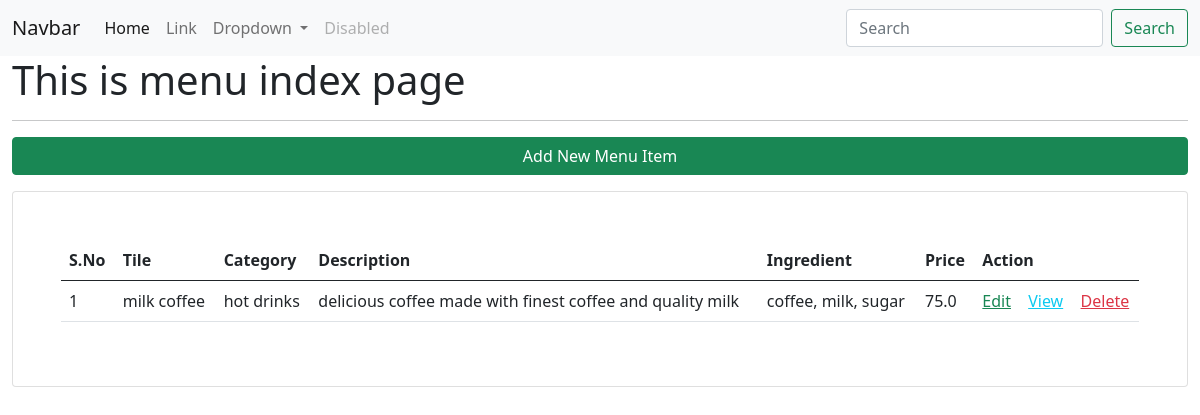
The app's page /menu/ with its own data.
### app_restro/models.py (models this page shows, shortened)
class MenuModel(models.Model):
    menu_title=models.CharField(max_length=100)
    category_id=models.ForeignKey(Category, on_delete=models.CASCADE)
    menu_desc=models.CharField(max_length=200)
    menu_img=models.FileField(upload_to="menu/images/", blank=True)
    menu_ingredient=models.CharField(max_length=200)
    menu_price=models.FloatField()
    class Meta:
        db_table="app_menus"

class Category(models.Model):
    category_name=models.CharField(max_length=200)
    class Meta:
        db_table="app_categories"

### app_restro/views.py (the view)
# urls.py: path('menu/',views.menu_index, name='menu-list'),
def menu_index(request):
    data=MenuModel.objects.all()
    context={"data":data}
    return render(request, 'menus/index.html',context)

### templates/menus/index.html (shortened to what this page needs)
{% extends "layouts/master.html" %}
{% block content %}
<div class="container-fluid">
    <h1>This is menu index page</h1><hr>
    <a href="{% url 'menu-add' %}" class="btn btn-success col-12 mb-3">Add New Menu Item</a>
    <div class="card p-5">
        <table class="table table-hover">
            <thead>
                <th>S.No</th>
                <th>Tile</th>
                <th>Category</th>
                <th>Description</th>
                <th>Ingredient</th>
                <th>Price</th>
                <th colspan="3">Action</th>
            </thead>
            <tbody>
                {% for val in data %}
                <tr>
                    <td>{{ forloop.counter }}</td>
                    <td>{{ val.menu_title }}</td>
                    <td>{{ val.category_id.category_name }}</td>
                    <td>{{ val.menu_desc }}</td>
                    <td>{{ val.menu_ingredient }}</td>
                    <td>{{ val.menu_price }}</td>
                    <td><a href="{% url 'menu-edit' val.id %}" class="link-success">Edit</a></td>
                    <td><a href="{% url 'menu-show' val.id %}" class="link-info">View</a></td>
                    <td><a href="{% url 'menu-delete' val.id %}" class="link-danger">Delete</a></td>
                </tr>
                {% endfor %}
            </tbody>
        </table>
    </div>
</div>
{% endblock %}

### records on screen
MenuModel: menu_title "milk coffee", category_id.category_name "hot drinks", menu_desc "delicious coffee made with finest coffee and quality milk", menu_ingredient "coffee, milk, sugar", menu_price "75.0"
